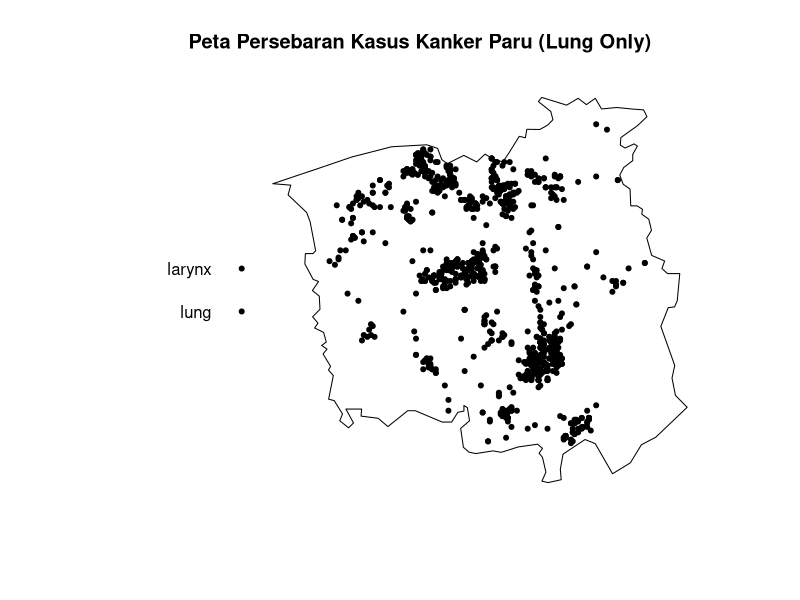
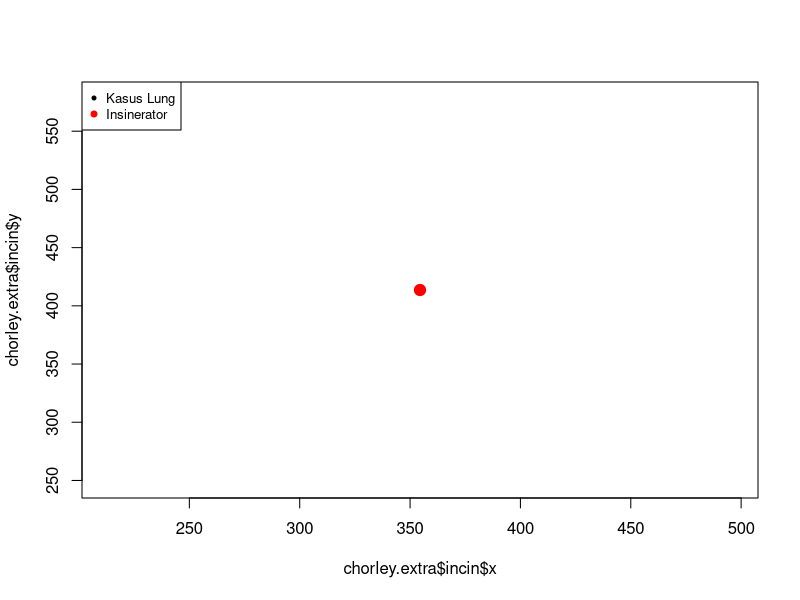
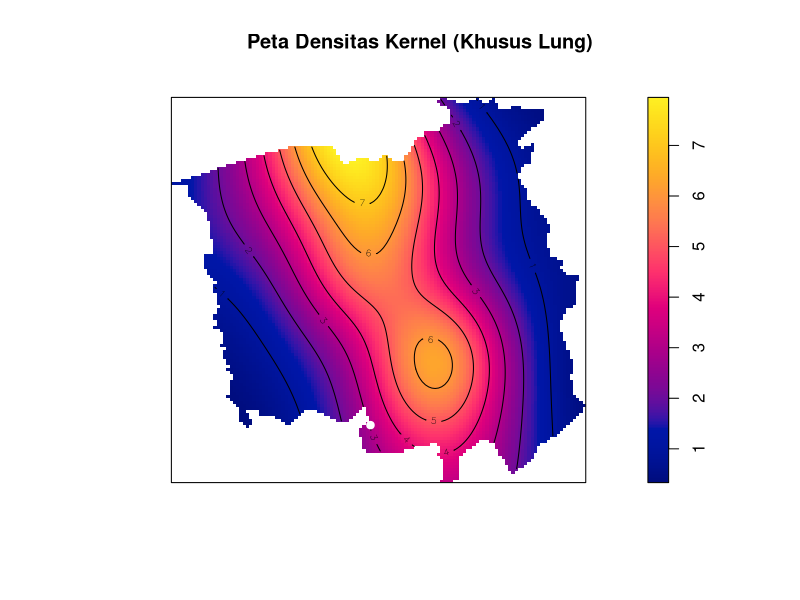
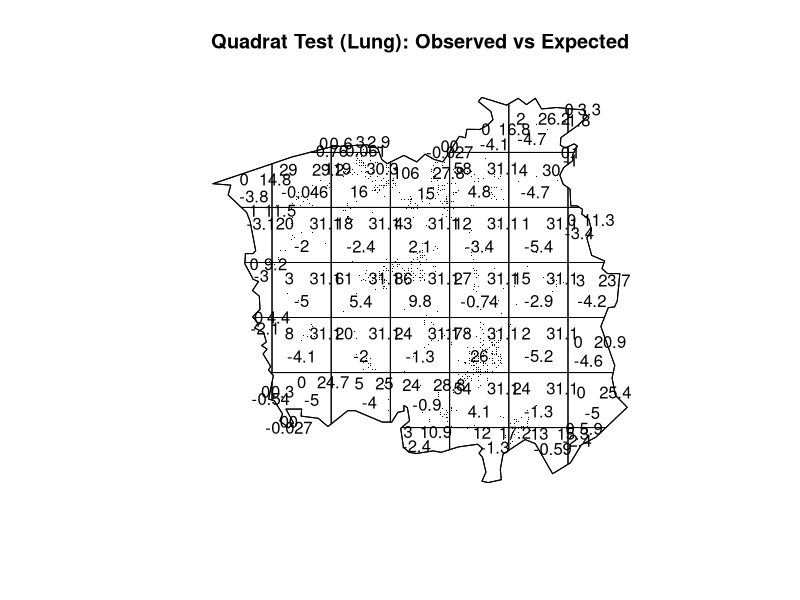

Source code (R) for these figures, in order:
# TBP
# Kelompok 1

# 1. Load library dan data
library(spatstat)
data(chorley)

# filter lung
chorley_lung <- subset(chorley, marks == "lung")

# ringkasan data
summary(chorley_lung)

# visual
plot(chorley_lung, 
     main = "Peta Persebaran Kasus Kanker Paru (Lung Only)",
     pch = 20, cols = "black") # pch 20 = titik bulat

# Menambahkan lokasi insinerator (Penting untuk melihat konteks spasial)
plot(chorley.extra$incin, add=TRUE, pch=19, col="red", cex=1.5)
legend("topleft", legend=c("Kasus Lung", "Insinerator"), 
       col=c("black", "red"), pch=c(20, 19), cex=0.8)

# KDE
KDE_lung <- density(chorley_lung)

# Plot density
plot(KDE_lung, main = "Peta Densitas Kernel (Khusus Lung)")
contour(KDE_lung, add=TRUE) # Menambahkan garis kontur
points(chorley.extra$incin, pch=19, col="white") # Menandai insinerator di peta density

# quadrat test
Q_test_lung <- quadrat.test(chorley_lung, nx=7, ny=7)

# Tampilkan hasil statistik (Lihat p-value)
print(Q_test_lung)

# Visualisasi hasil test
plot(Q_test_lung, main = "Quadrat Test (Lung): Observed vs Expected")
plot(chorley_lung, add=TRUE, col="red", pch=".", cex=0.6)
